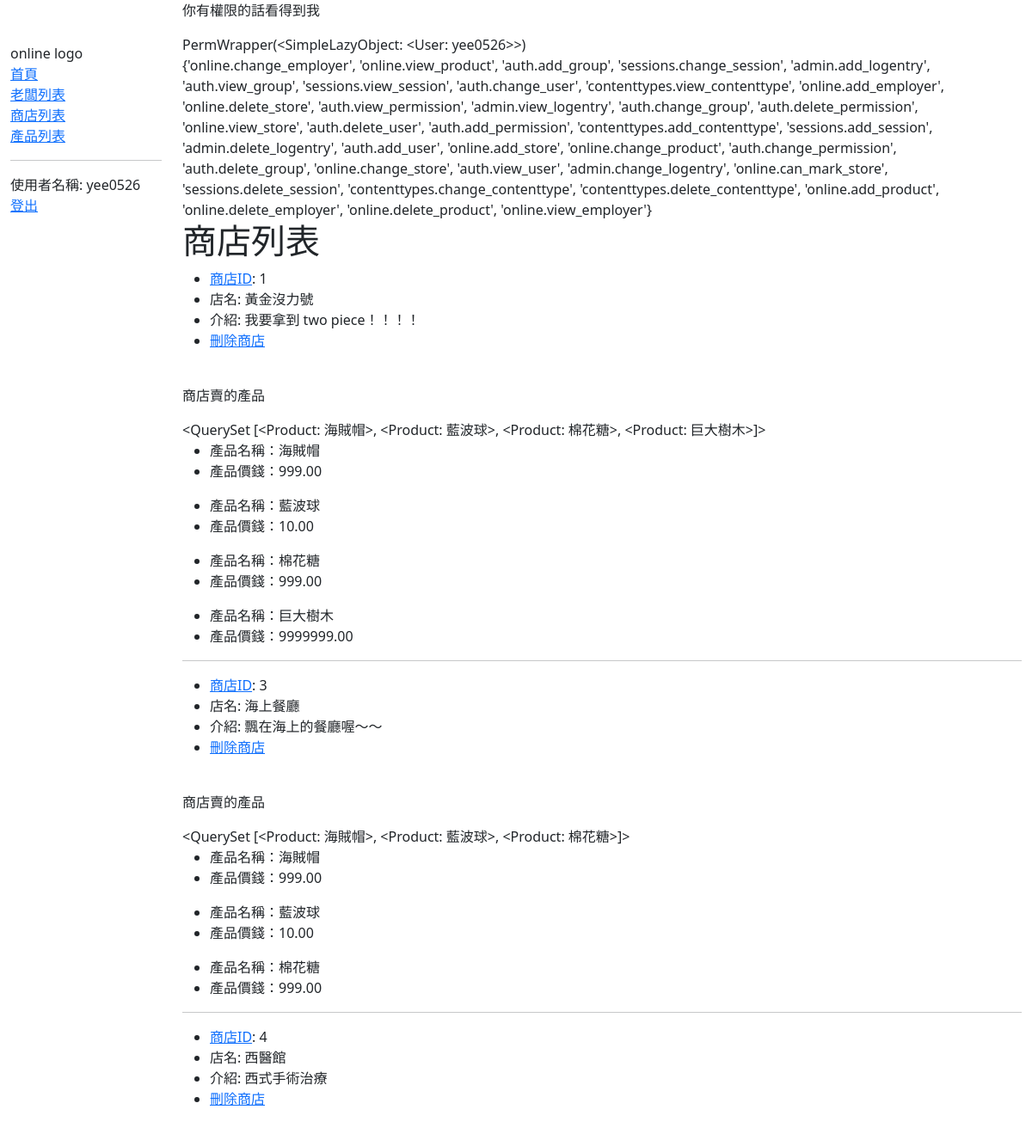
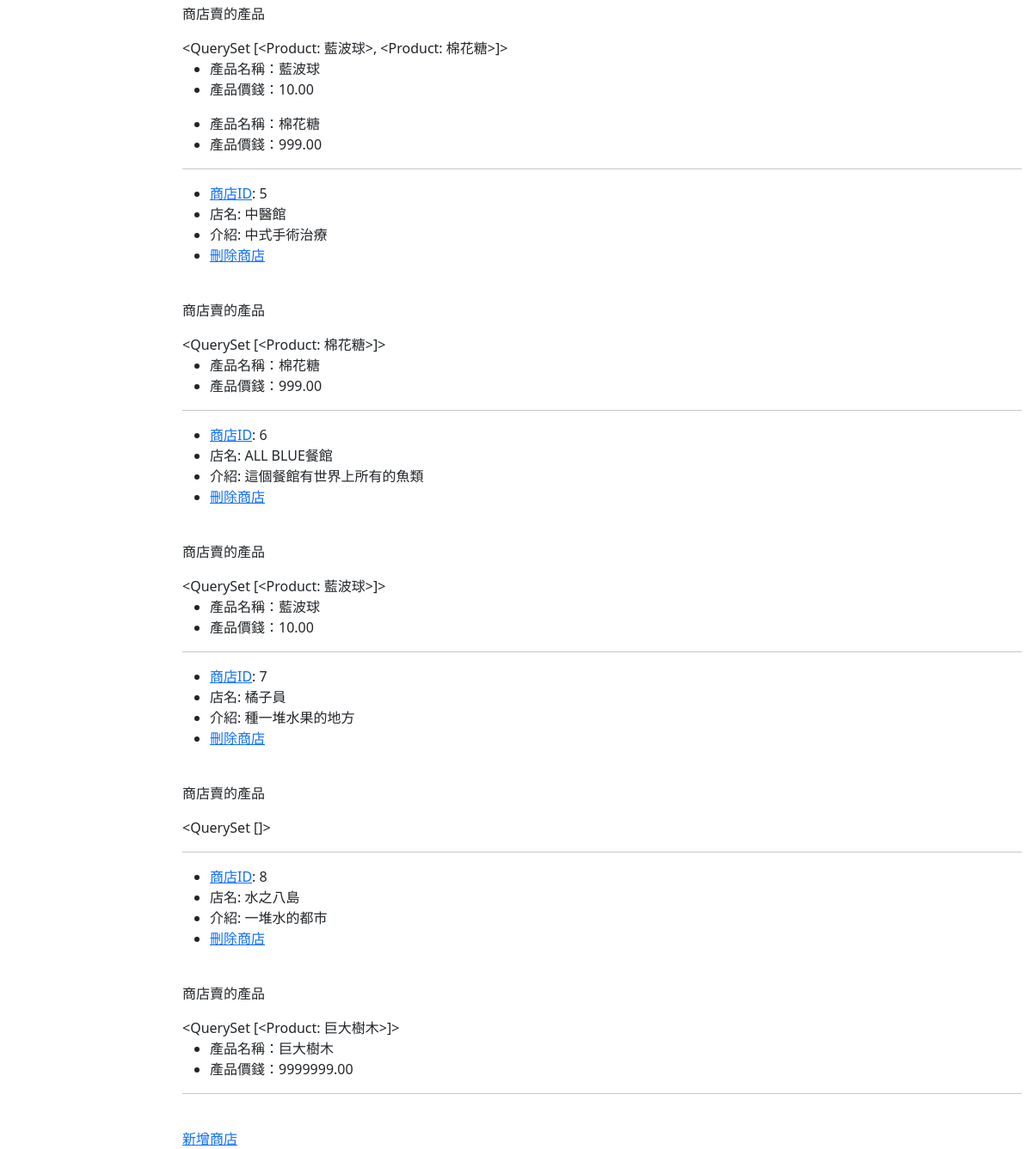
Screenshot of /online/stores/ (signed in) with the database file from the repository (2 pictures, top to bottom).
### online/models.py (models this page shows, shortened)
class Store(models.Model):
    title = models.CharField(max_length=100)
    description = models.TextField()
    employer = models.ForeignKey(Employer, on_delete=models.SET_NULL, null=True)
    class Meta:
        permissions = (("can_mark_store", "Set store as noticed"),)
    def get_absolute_url(self):
        return reverse('store-detail', args=[str(self.id)])

class Product(models.Model):
    title = models.CharField(max_length=100)
    price = models.DecimalField(max_digits=10, decimal_places=2)
    store = models.ManyToManyField(Store)
    def __str__(self):
        return self.title

### online/views.py (the view)
# urls.py: path("stores/", views.StoreListView.as_view(), name='store-list'),
class StoreListView(PermissionRequiredMixin, generic.ListView):
    model = Store
    permission_required = ('online.view_store')
    raise_exception = True  # 如果用戶沒有權限，引發PermissionDenied異常

### online/templates/online/store_list.html
{% extends 'sidebar.html' %}
{% block content %}
  {% if perms.online.can_mark_store %}
    <p>你有權限的話看得到我</p>
  {% endif %}
  {{ perms }}
  <br>
  {{ perms.online }}
  <h1>商店列表</h1>
  {% for store in store_list %}
    <ul>
      <li>
        <a href="{{ store.get_absolute_url }}">商店ID</a>: {{ store.id }}
      </li>
      <li>店名: {{ store.title }}</li>
      <li>介紹: {{ store.description }}</li>
      <li><a href="{% url 'store-delete' store.id %}">刪除商店</a></li>
    </ul>
    <br>
    <p>商店賣的產品</p>
    {{ store.product_set.all }}
    <br>
    {% for product in store.product_set.all %}
    <ul>
      <li>產品名稱：{{ product.title }}</li>
      <li>產品價錢：{{ product.price }}</li>
    </ul>
    {% endfor %}
    <hr>
  {% endfor %}
  <br>
  <a href="{% url 'store-create' %}">新增商店</a>
{% endblock %}

### online/templates/sidebar.html (shortened to what this page needs)
<!DOCTYPE html>
<html lang="en">
  <head>
    <link
      href="https://cdn.jsdelivr.net/npm/bootstrap@5.1.3/dist/css/bootstrap.min.css"
      rel="stylesheet"
 />
    {% load static %}
    <link rel="stylesheet" href="{% static 'css/styles.css' %}" />
  </head>
  <body>
    <div class="container-fluid">
      <div class="row">
        <div class="col-sm-2">
          {% block sidebar %}
            <ul class="sidebar-nav">
              <li>online logo</li>
              <li><a href="{% url 'index' %}">首頁</a></li>
              <li><a href="{% url 'employer-list' %}">老闆列表</a></li>
              <li><a href="{% url 'store-list' %}">商店列表</a></li>
              <li><a href="{% url 'product-list' %}">產品列表</a></li>
              <hr>
              {% if user.is_authenticated %}
                <li>使用者名稱: {{ user.get_username }}</li>
                <li><a href="{% url 'logout' %}">登出</a></li>
              {% else %}
                <li><a href="{% url 'login' %}?next={{ request.path }}">登入</a></li>
                <li><a href="{% url 'register' %}">註冊</a></li>
              {% endif %}
            </ul>
          {% endblock %}
        </div>
        <div class="col-sm-10 ">
          {% block content %}
          {% endblock %}
        </div>
      </div>
    </div>
  </body>
</html>

### online/static/css/styles.css (style rules this page uses)
.sidebar-nav { margin-top: 50px; padding: 0; list-style: none; }

### rows the page displays
Store: id "1", title "黃金沒力號", description "我要拿到 two piece！！！！", product_set.all "<QuerySet [<Product: 海賊帽>, <Product: 藍波球>, <Product: 棉花糖>, <Product: 巨大樹木>]>"
Product: title "海賊帽", price "999.00"
Product: title "藍波球", price "10.00"
Product: title "棉花糖", price "999.00"
Product: title "巨大樹木", price "9999999.00"
Store: id "3", title "海上餐廳", description "飄在海上的餐廳喔～～", product_set.all "<QuerySet [<Product: 海賊帽>, <Product: 藍波球>, <Product: 棉花糖>]>"
Store: id "4", title "西醫館", description "西式手術治療", product_set.all "<QuerySet [<Product: 藍波球>, <Product: 棉花糖>]>"
Store: id "5", title "中醫館", description "中式手術治療", product_set.all "<QuerySet [<Product: 棉花糖>]>"
Store: id "6", title "ALL BLUE餐館", description "這個餐館有世界上所有的魚類", product_set.all "<QuerySet [<Product: 藍波球>]>"
Store: id "7", title "橘子員", description "種一堆水果的地方", product_set.all "<QuerySet []>"
Store: id "8", title "水之八島", description "一堆水的都市", product_set.all "<QuerySet [<Product: 巨大樹木>]>"

### other values shown
{{ user.get_username }} "yee0526"
{{ perms }} "PermWrapper(<SimpleLazyObject: <User: yee0526>>)"
